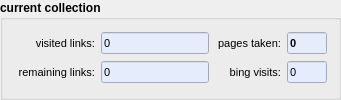
         <widget class="QGroupBox" name="groupBox">
          <property name="sizePolicy">
           <sizepolicy hsizetype="Minimum" vsizetype="MinimumExpanding">
            <horstretch>0</horstretch>
            <verstretch>0</verstretch>
           </sizepolicy>
          </property>
          <property name="maximumSize">
           <size>
            <width>300</width>
            <height>16777215</height>
           </size>
          </property>
          <property name="font">
           <font>
            <weight>75</weight>
            <bold>true</bold>
           </font>
          </property>
          <property name="title">
           <string>current collection</string>
          </property>
          <layout class="QGridLayout" name="gridLayout_5">
           <item row="0" column="0">
            <widget class="QLabel" name="numberOfSentencesLabel">
             <property name="sizePolicy">
              <sizepolicy hsizetype="Minimum" vsizetype="Preferred">
               <horstretch>0</horstretch>
               <verstretch>0</verstretch>
              </sizepolicy>
             </property>
             <property name="font">
              <font>
               <pointsize>8</pointsize>
               <weight>50</weight>
               <bold>false</bold>
              </font>
             </property>
             <property name="toolTip">
              <string>visited links including redirects (if allowed)</string>
             </property>
             <property name="text">
              <string>       visited links:</string>
             </property>
             <property name="alignment">
              <set>Qt::AlignRight|Qt::AlignTrailing|Qt::AlignVCenter</set>
             </property>
             <property name="wordWrap">
              <bool>false</bool>
             </property>
            </widget>
           </item>
           <item row="0" column="1">
            <widget class="QLineEdit" name="pages">
             <property name="sizePolicy">
              <sizepolicy hsizetype="Minimum" vsizetype="Fixed">
               <horstretch>0</horstretch>
               <verstretch>0</verstretch>
              </sizepolicy>
             </property>
             <property name="maximumSize">
              <size>
               <width>200</width>
               <height>16777215</height>
              </size>
             </property>
             <property name="font">
              <font>
               <pointsize>8</pointsize>
               <weight>50</weight>
               <bold>false</bold>
              </font>
             </property>
             <property name="toolTip">
              <string>visited links including redirects (if allowed)</string>
             </property>
             <property name="styleSheet">
              <string notr="true">background-color:#e5edfd;</string>
             </property>
             <property name="text">
              <string>0</string>
             </property>
             <property name="readOnly">
              <bool>true</bool>
             </property>
            </widget>
           </item>
           <item row="0" column="2">
            <widget class="QLabel" name="numberOfSentencesLabel_3">
             <property name="sizePolicy">
              <sizepolicy hsizetype="Minimum" vsizetype="Preferred">
               <horstretch>0</horstretch>
               <verstretch>0</verstretch>
              </sizepolicy>
             </property>
             <property name="font">
              <font>
               <pointsize>8</pointsize>
               <weight>50</weight>
               <bold>false</bold>
              </font>
             </property>
             <property name="toolTip">
              <string>number of collected pages</string>
             </property>
             <property name="text">
              <string>pages taken:</string>
             </property>
             <property name="alignment">
              <set>Qt::AlignRight|Qt::AlignTrailing|Qt::AlignVCenter</set>
             </property>
             <property name="wordWrap">
              <bool>false</bool>
             </property>
            </widget>
           </item>
           <item row="0" column="3">
            <widget class="QLineEdit" name="tookPages">
             <property name="sizePolicy">
              <sizepolicy hsizetype="Minimum" vsizetype="Fixed">
               <horstretch>0</horstretch>
               <verstretch>0</verstretch>
              </sizepolicy>
             </property>
             <property name="minimumSize">
              <size>
               <width>40</width>
               <height>0</height>
              </size>
             </property>
             <property name="font">
              <font>
               <pointsize>8</pointsize>
               <weight>75</weight>
               <bold>true</bold>
              </font>
             </property>
             <property name="toolTip">
              <string>number of collected pages</string>
             </property>
             <property name="styleSheet">
              <string notr="true">background-color:#e5edfd;</string>
             </property>
             <property name="text">
              <string>0</string>
             </property>
             <property name="readOnly">
              <bool>true</bool>
             </property>
            </widget>
           </item>
           <item row="1" column="0">
            <widget class="QLabel" name="numberOfSentencesLabel_2">
             <property name="font">
              <font>
               <pointsize>8</pointsize>
               <weight>50</weight>
               <bold>false</bold>
              </font>
             </property>
             <property name="toolTip">
              <string>number of links that remain to be visited</string>
             </property>
             <property name="text">
              <string>remaining links:</string>
             </property>
             <property name="alignment">
              <set>Qt::AlignRight|Qt::AlignTrailing|Qt::AlignVCenter</set>
             </property>
             <property name="wordWrap">
              <bool>false</bool>
             </property>
            </widget>
           </item>
           <item row="1" column="1">
            <widget class="QLineEdit" name="links">
             <property name="font">
              <font>
               <pointsize>8</pointsize>
               <weight>50</weight>
               <bold>false</bold>
              </font>
             </property>
             <property name="toolTip">
              <string>number of links that remain to be visited</string>
             </property>
             <property name="styleSheet">
              <string notr="true">background-color:#e5edfd;</string>
             </property>
             <property name="text">
              <string>0</string>
             </property>
             <property name="readOnly">
              <bool>true</bool>
             </property>
            </widget>
           </item>
           <item row="1" column="2">
            <widget class="QLabel" name="bingLabel_5">
             <property name="sizePolicy">
              <sizepolicy hsizetype="Minimum" vsizetype="Preferred">
               <horstretch>0</horstretch>
               <verstretch>0</verstretch>
              </sizepolicy>
             </property>
             <property name="minimumSize">
              <size>
               <width>66</width>
               <height>0</height>
              </size>
             </property>
             <property name="font">
              <font>
               <pointsize>8</pointsize>
               <weight>50</weight>
               <bold>false</bold>
              </font>
             </property>
             <property name="toolTip">
              <string>number of visits to the bing API</string>
             </property>
             <property name="text">
              <string>bing visits:</string>
             </property>
             <property name="alignment">
              <set>Qt::AlignRight|Qt::AlignTrailing|Qt::AlignVCenter</set>
             </property>
             <property name="wordWrap">
              <bool>false</bool>
             </property>
            </widget>
           </item>
           <item row="1" column="3">
            <widget class="QLineEdit" name="bingVisits">
             <property name="sizePolicy">
              <sizepolicy hsizetype="Minimum" vsizetype="Fixed">
               <horstretch>0</horstretch>
               <verstretch>0</verstretch>
              </sizepolicy>
             </property>
             <property name="minimumSize">
              <size>
               <width>40</width>
               <height>0</height>
              </size>
             </property>
             <property name="font">
              <font>
               <pointsize>8</pointsize>
               <weight>50</weight>
               <bold>false</bold>
              </font>
             </property>
             <property name="toolTip">
              <string>number of visits to the bing API</string>
             </property>
             <property name="styleSheet">
              <string notr="true">background-color:#e5edfd;</string>
             </property>
             <property name="text">
              <string>0</string>
             </property>
             <property name="readOnly">
              <bool>true</bool>
             </property>
            </widget>
           </item>
          </layout>
         </widget>
